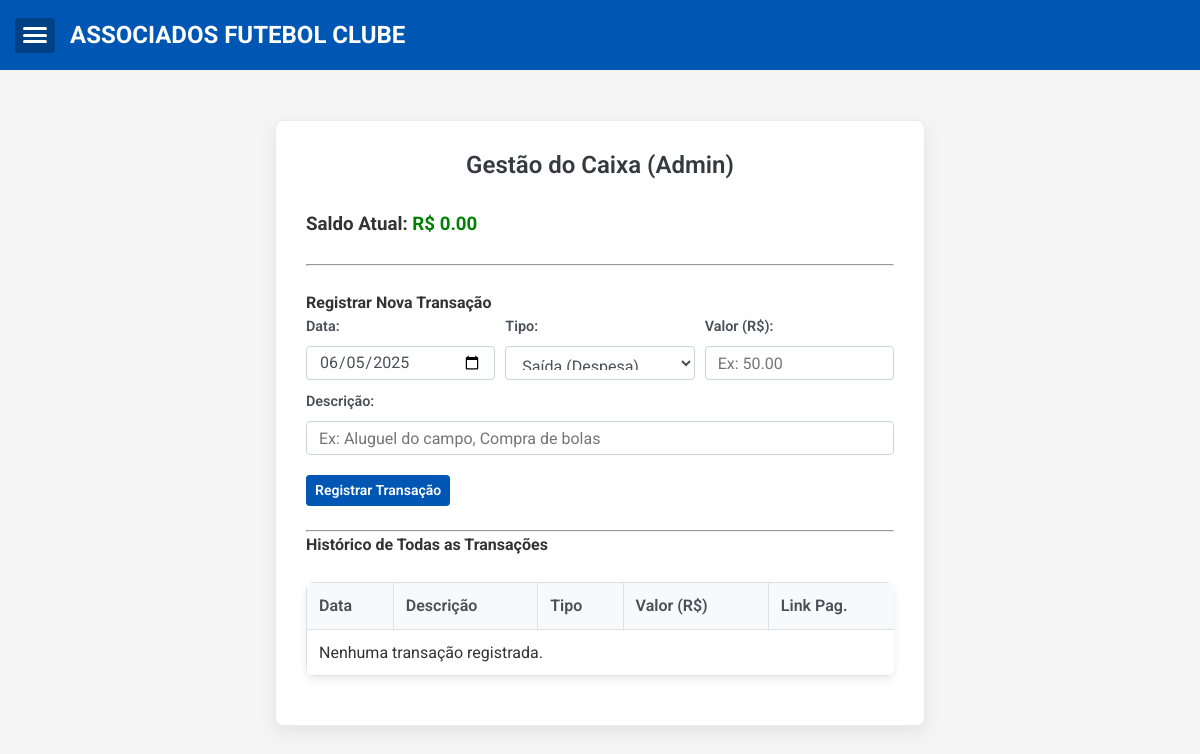
The page /admin/caixa (signed in) on the database as committed earlier.
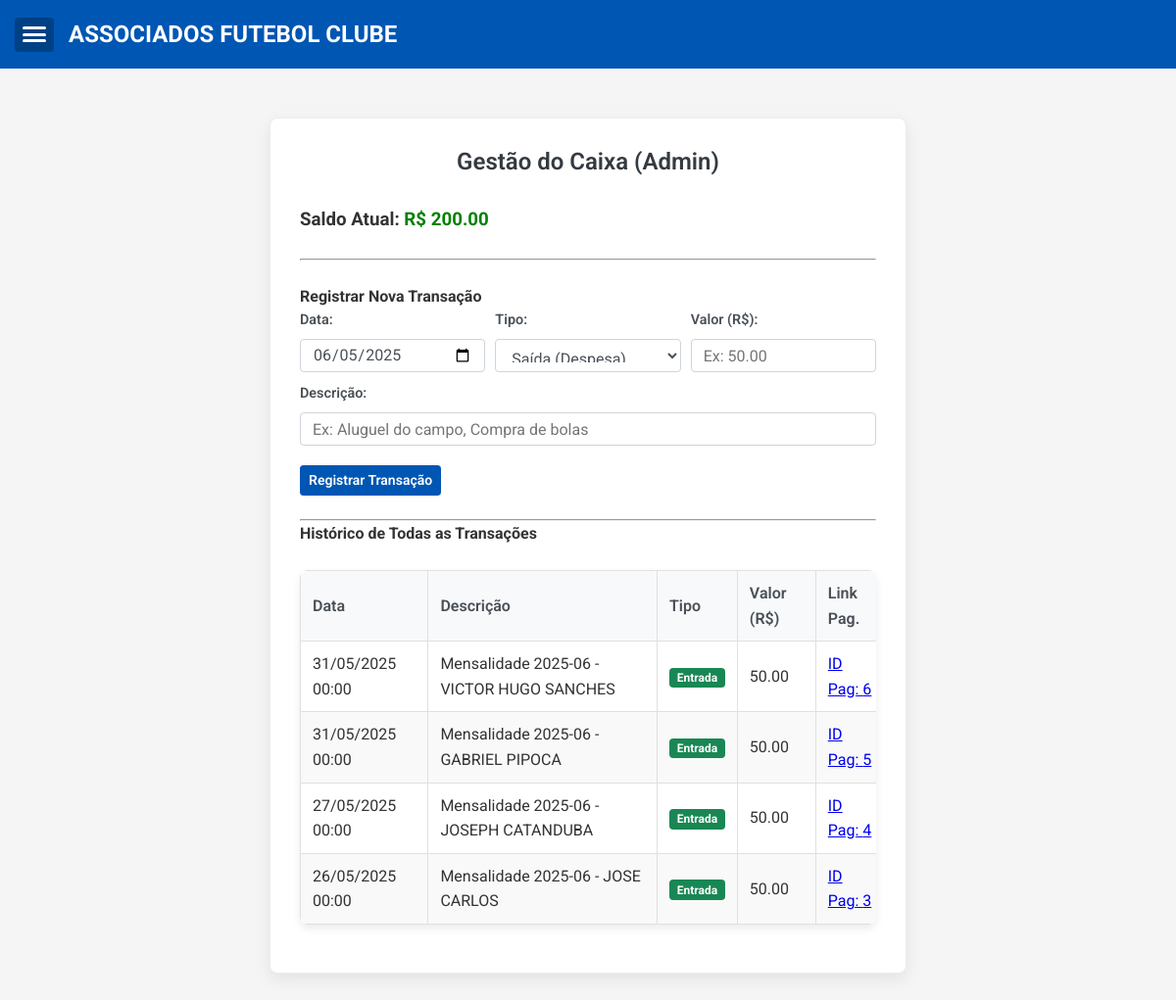
The same page on the database as committed later.
### app.py (models this page shows, shortened)
class TransacaoCaixa(db.Model):
    id = db.Column(db.Integer, primary_key=True)
    data = db.Column(db.DateTime, nullable=False, default=datetime.utcnow) # Data da transação
    descricao = db.Column(db.String(200), nullable=False)
    tipo = db.Column(db.String(10), nullable=False)
    valor = db.Column(db.Float, nullable=False)
    pagamento_id = db.Column(db.Integer, db.ForeignKey('pagamento.id'), nullable=True)
    pagamento = db.relationship('Pagamento', backref=db.backref('transacao_caixa', uselist=False))

### app.py (the view, shortened to what this page needs)
@app.route('/admin/caixa', methods=['GET', 'POST'])
@login_required
def admin_caixa():
    transacoes = TransacaoCaixa.query.order_by(TransacaoCaixa.data.desc(), TransacaoCaixa.id.desc()).all()
    saldo_atual = 0.0
    for t in transacoes:
        if t.tipo == 'entrada':
            saldo_atual += t.valor
        elif t.tipo == 'saida':
            saldo_atual -= t.valor
    return render_template('admin_caixa.html',
                           transacoes=transacoes,
                           saldo_atual=saldo_atual,
                           today_date_for_input=date.today().strftime('%Y-%m-%d')) # Para o valor padrão do input de data

### app.py (called while the page is built)
@event.listens_for(Engine, "connect")
def set_sqlite_timeout(dbapi_connection, connection_record):
    cursor = dbapi_connection.cursor()
    try:
        cursor.execute("PRAGMA busy_timeout = 5000") # Timeout de 5 segundos (5000 ms)
        cursor.close()
        print("DEBUG: SQLite busy_timeout configurado para 5000ms.")
    except Exception as e:
        print(f"DEBUG: Erro ao configurar SQLite busy_timeout: {e}")

@login_manager.user_loader
def load_user(user_id):
    return User.query.get(int(user_id))

### templates/admin_caixa.html (shortened to what this page needs)
{% extends "base.html" %}
{% block content %}
<div class="form-container">
    <h2>Gestão do Caixa (Admin)</h2>
    <div class="caixa-summary section-mb">
        <h3>Saldo Atual: <span style="color: {{ 'green' if saldo_atual >= 0 else 'red' }};">R$ {{ "%.2f"|format(saldo_atual) }}</span></h3>
    </div>
    <hr class="section-mb">
    <h4>Registrar Nova Transação</h4>
    <form method="POST" action="{{ url_for('admin_caixa') }}" class="mb-4">
        <div class="form-row">
            <div class="form-group col-md-4">
                <label for="data_transacao" class="form-label">Data:</label>
                <input type="date" name="data_transacao" id="data_transacao" class="form-control form-control-sm" value="{{ today_date_for_input }}" required>
            </div>
            <div class="form-group col-md-4">
                <label for="tipo_transacao" class="form-label">Tipo:</label>
                <select name="tipo_transacao" id="tipo_transacao" class="form-control form-control-sm">
                    <option value="saida">Saída (Despesa)</option>
                </select>
            </div>
            <div class="form-group col-md-4">
                <label for="valor" class="form-label">Valor (R$):</label>
                <input type="number" step="0.01" min="0.01" name="valor" id="valor" class="form-control form-control-sm" required placeholder="Ex: 50.00">
            </div>
        </div>
        <div class="form-group">
            <label for="descricao" class="form-label">Descrição:</label>
            <input type="text" name="descricao" id="descricao" class="form-control form-control-sm" required placeholder="Ex: Aluguel do campo, Compra de bolas">
        </div>
        <button type="submit" class="btn btn-primary btn-sm">Registrar Transação</button>
    </form>
    <hr>
    <h4>Histórico de Todas as Transações</h4>
    <div class="table-responsive">
        <table>
            <thead>
                <tr>
                    <th>Data</th>
                    <th>Descrição</th>
                    <th>Tipo</th>
                    <th>Valor (R$)</th>
                    <th>Link Pag.</th>
                </tr>
            </thead>
            <tbody>
                {% for transacao in transacoes %}
                <tr>
                    <td>{{ transacao.data.strftime('%d/%m/%Y %H:%M') if transacao.data else '-' }}</td>
                    <td>{{ transacao.descricao }}</td>
                    <td><span class="badge bg-{{ 'success' if transacao.tipo == 'entrada' else 'danger' }}">{{ transacao.tipo|capitalize }}</span></td>
                    <td>{{ "%.2f"|format(transacao.valor) }}</td>
                    <td>
                        {% if transacao.pagamento_id %}
                            <a href="{{ url_for('historico_pagamentos_associado', associado_id=transacao.pagamento.associado_id) }}#mes_{{transacao.pagamento.mes}}" title="Ver Pagamento Original">
                                ID Pag: {{ transacao.pagamento_id }}
                            </a>
                        {% else %}
                            -
                        {% endif %}
                    </td>
                </tr>
                {% else %}
                <tr>
                    <td colspan="5">Nenhuma transação registrada.</td>
                </tr>
                {% endfor %}
            </tbody>
        </table>
    </div>
</div>
{% endblock %}

Rows that differ between the two databases and show on the page:
added TransacaoCaixa: valor "50.00"
added TransacaoCaixa: valor "50.00"
added TransacaoCaixa: valor "50.00"
added TransacaoCaixa: valor "50.00"
Other text that changed with them:
{{ "%.2f"|format(saldo_atual) }}: "0.00" → "200.00"
text no longer shown: "Nenhuma transação registrada."
